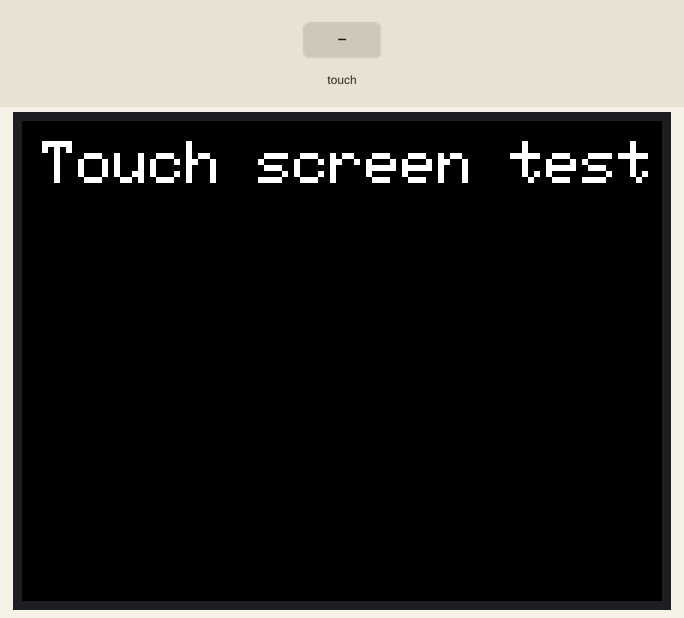
This sketch was run on a simulated Arduino Uno, built with avr-gcc and run on an emulated ATmega328P. On the bench: 320×240 colour display. Inputs (shaded band) come from the test bench. What the sketch prints to the serial monitor is not drawn.

Above: at 1.4 s.
1.5 s: touch panel pressed at 13 % / 50 % of its raw x / y range
3.0 s: touch panel pressed at 38 % / 50 % of its raw x / y range
Timing chart, 0 to 6.0 s (numbered marks = the images above; inputs shaded):
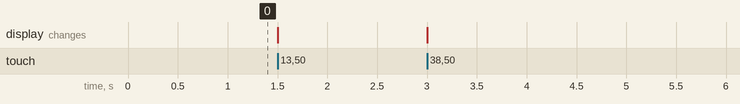

The sketch:

TFT_Touchscreen_Demo.ino
```cpp
#include <Adafruit_GFX.h>
#include <MCUFRIEND_kbv.h>
#include <TouchScreen.h>

#define WHITE    0xFFFF  // White
#define BLACK    0x0000  // Black

// Define pins for touchscreen
#define YP A1 //ADC
#define XM A2 //ADC
#define YM 7  //IO
#define XP 6  //IO

// Touchscreen calibration values
#define TS_LEFT 955
#define TS_RT 145
#define TS_TOP 940
#define TS_BOT 180

// Pressure thresholds
#define MINPRESSURE 200
#define MAXPRESSURE 1000

int x;
int y;

MCUFRIEND_kbv tft;
TouchScreen ts = TouchScreen(XP, YP, XM, YM, 300);


void setup() {
  // put your setup code here, to run once:
  Serial.begin(2000000); //Fast baud rate so drawing is easy
  Serial.println("Touch screen to see coordinates");
  const unsigned int ID = tft.readID();
  tft.begin(ID);
  tft.setRotation(1);
  tft.fillScreen(BLACK);
  tft.setCursor(10, 10);
  tft.setTextColor(WHITE);
  tft.setTextSize(3);
  tft.print("Touch screen test");
}

void loop() {
  // put your main code here, to run repeatedly:
  TSPoint p = ts.getPoint();

  // Restore pinMode after reading touchscreen (required for MCUFRIEND)
  pinMode(XM, OUTPUT);
  pinMode(YP, OUTPUT);


  x = map(p.y, TS_LEFT, TS_RT, 0, 492);
  y = map(p.x, TS_BOT, TS_TOP, 0, 320);

  if (p.z > MINPRESSURE && p.z < MAXPRESSURE) {
    // Map touchscreen coordinates to screen coordinates
    tft.fillCircle(x, y, 2, WHITE);

    Serial.print("Raw x = ");
    Serial.print(p.x);
    Serial.print("  ");
    Serial.print("Raw y = ");
    Serial.print(p.y);
    Serial.print(" | ");
    Serial.print("Coordinate x = ");
    Serial.print(x);
    Serial.print("  ");
    Serial.print("Coordinate y = ");
    Serial.print(y);
    Serial.print("    ");
    Serial.print("Pressure = ");
    Serial.println(p.z);
  }
}
```
